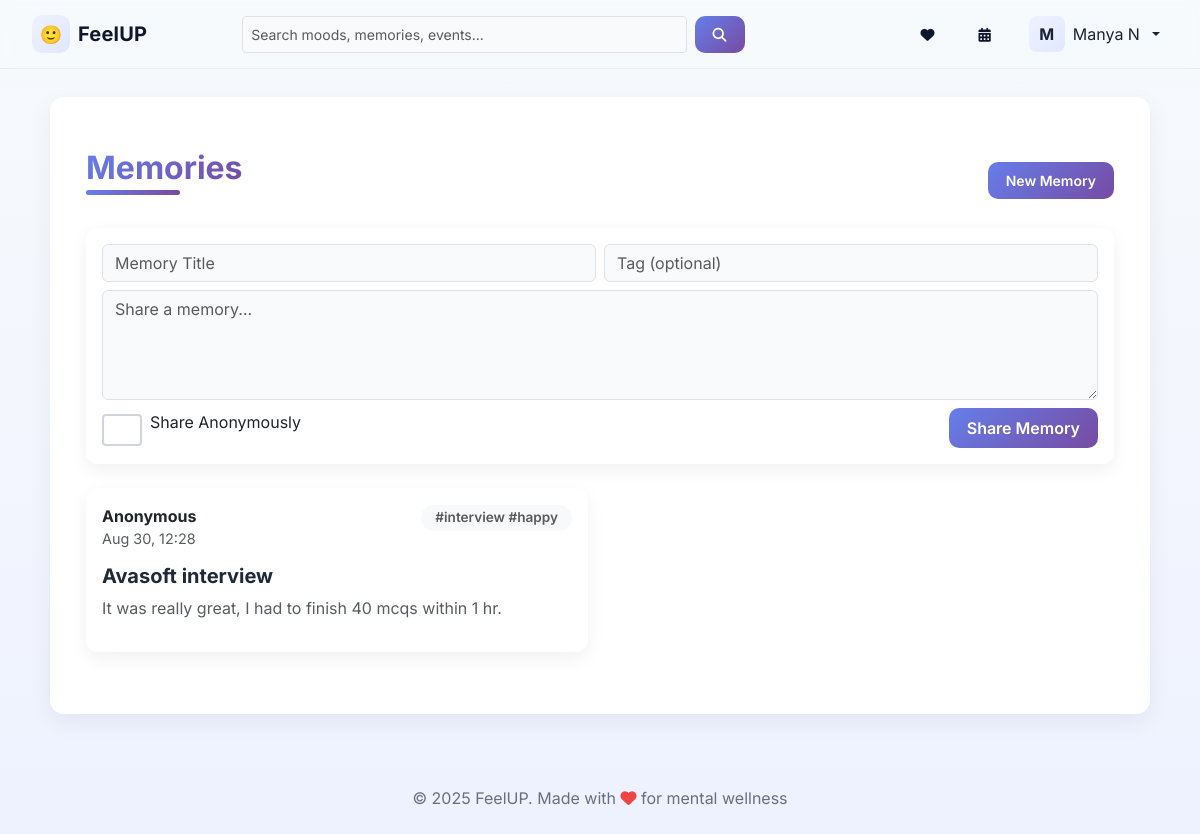
The page /memory (signed in) on the database its author committed.
### app.py (models this page shows, shortened)
class User(db.Model, UserMixin):
    id = db.Column(db.Integer, primary_key=True)
    name = db.Column(db.String(120))
    email = db.Column(db.String(150), unique=True, nullable=False)
    password_hash = db.Column(db.String(200), nullable=False)
    created_at = db.Column(db.DateTime, default=datetime.utcnow)

class Memory(db.Model):
    id = db.Column(db.Integer, primary_key=True)
    user_id = db.Column(db.Integer, db.ForeignKey('user.id'), nullable=True)
    username = db.Column(db.String(120))
    title = db.Column(db.String(200))
    body = db.Column(db.Text)
    tag = db.Column(db.String(120))
    anonymous = db.Column(db.Boolean, default=False)
    created_at = db.Column(db.DateTime, default=datetime.utcnow)

### app.py (the view, shortened to what this page needs)
@app.route('/memory', methods=['GET','POST'])
@login_required
def memory():
    user = current_user()
    tag = request.args.get('tag')
    if tag:
        memories = Memory.query.filter_by(tag=tag).order_by(Memory.created_at.desc()).all()
    else:
        memories = Memory.query.order_by(Memory.created_at.desc()).limit(50).all()
    return render_template('memory.html', memories=memories, user=user)

### app.py (called while the page is built)
@login_manager.user_loader
def load_user(user_id):
    try:
        return User.query.get(int(user_id))
    except Exception:
        return None

def current_user():
    try:
        if flask_current_user and flask_current_user.is_authenticated:
            return flask_current_user
    except Exception:
        pass
    uid = session.get('user_id')
    if uid:
        return User.query.get(uid)
    return None

### templates/memory.html (shortened to what this page needs)
{% extends "base.html" %}
{% block content %}
<div class="container mt-4">
  <div class="d-flex justify-content-between align-items-center mb-3">
    <h2>Memories</h2>
    <a href="#new-memory" class="btn btn-sm btn-primary">New Memory</a>
  </div>
  <div class="card p-3 mb-4 shadow-hover" id="new-memory">
    <form method="POST" class="d-flex flex-column gap-2">
      <div class="d-flex gap-2">
        <input type="text" name="title" class="form-control" placeholder="Memory Title" required>
        <input type="text" name="tag" class="form-control" placeholder="Tag (optional)">
      </div>
      <textarea name="body" class="form-control" placeholder="Share a memory..." required rows="4"></textarea>
      <div class="d-flex justify-content-between align-items-center">
        <div>
          <div class="form-check">
            <input type="checkbox" class="form-check-input" name="anonymous" id="anonCheckMem">
            <label class="form-check-label" for="anonCheckMem">Share Anonymously</label>
          </div>
        </div>
        <button class="btn btn-primary">Share Memory</button>
      </div>
    </form>
  </div>
  <div class="row">
    {% for mem in memories %}
    <div class="col-md-6 mb-3">
      <div class="card p-3 shadow-hover memory-card">
        <div class="d-flex justify-content-between align-items-start mb-2">
          <div>
            <strong>{{ mem.username }}</strong>
            <div class="text-muted" style="font-size:0.9rem">{{ mem.created_at.strftime('%b %d, %H:%M') }}</div>
          </div>
          <div class="text-end">
            <span class="badge bg-light text-muted">{{ mem.tag }}</span>
          </div>
        </div>
        <h5 style="margin-top:6px">{{ mem.title }}</h5>
        <p class="text-muted">{{ mem.body }}</p>
      </div>
    </div>
    {% endfor %}
  </div>
</div>
{% endblock %}

### templates/navbar.html (shortened to what this page needs)
<nav class="navbar navbar-expand-md bg-transparent py-2" aria-label="Main Navigation">
  <div class="container-fluid align-items-center">
    <a class="navbar-brand d-flex align-items-center gap-2" href="{{ url_for('dashboard') }}">
      <div class="brand-mark d-flex align-items-center justify-content-center">🙂</div>
      <span class="brand-text">FeelUP</span>
    </a>
    <div class="collapse navbar-collapse" id="mainNav">
      <form class="d-flex mx-auto w-50" action="{{ url_for('mood_feed') }}" method="GET" role="search" aria-label="Search posts">
        <input class="form-control form-control-sm me-2" type="search" placeholder="Search moods, memories, events..." aria-label="Search" name="q">
        <button class="btn btn-sm btn-primary" type="submit"><i class="fas fa-search"></i></button>
      </form>
      <ul class="navbar-nav ms-auto d-flex align-items-center">
        <li class="nav-item me-2">
          <a class="btn btn-sm btn-outline-light" href="{{ url_for('mood_feed') }}" aria-label="Mood Feed"><i class="fas fa-heart"></i></a>
        </li>
        <li class="nav-item me-2">
          <a class="btn btn-sm btn-outline-light" href="{{ url_for('events') }}" aria-label="Events"><i class="fas fa-calendar-alt"></i></a>
        </li>
        {% if user %}
        <li class="nav-item dropdown ms-1">
          <a class="nav-link dropdown-toggle d-flex align-items-center gap-2" href="#" id="profileMenu" role="button" data-bs-toggle="dropdown" aria-expanded="false">
            <div class="avatar-sm">{{ user.name[0]|upper }}</div>
            <span class="d-none d-md-inline">{{ user.name }}</span>
          </a>
        </li>
        {% else %}
        <li class="nav-item"><a class="nav-link" href="{{ url_for('index') }}">Login</a></li>
        <li class="nav-item"><a class="nav-link" href="{{ url_for('register') }}">Register</a></li>
        {% endif %}
      </ul>
    </div>
  </div>
</nav>

### static/style.css (style rules this page uses)
* { margin: 0; padding: 0; box-sizing: border-box; }
body { font-family: 'Inter', 'Segoe UI', Tahoma, Geneva, Verdana, sans-serif; background: linear-gradient(180deg, #f7fafc 0%, #eef2ff 100%); margin: 0; padding: 0; color: #0f172a; min-height: 100vh; }
h1, h2, h3, h4, h5 { font-weight: 700; color: #1f2937; }
h2 { font-weight: 700; margin-bottom: 25px; font-size: 2rem; }
.container h2, main h2 { position: relative; display: inline-block; background: linear-gradient(135deg, #667eea 0%, #764ba2 100%); -webkit-background-clip: text; -webkit-text-fill-color: transparent; background-clip: text; }
.container h2::after, main h2::after { content: ""; position: absolute; left: 0; bottom: -8px; width: 60%; height: 5px; border-radius: 5px; background: linear-gradient(90deg, #667eea, #764ba2); animation: slideIn 0.6s ease-out; }
.navbar { --bs-bg: transparent; padding: 12px 20px; backdrop-filter: blur(6px); background: rgba(255,255,255,0.6); border-bottom: 1px solid rgba(15,23,42,0.06); }
.navbar .brand-text { font-weight: 700; color: #0f172a; letter-spacing: 0.2px; }
.brand-mark { width: 38px; height: 38px; border-radius: 10px; background: linear-gradient(135deg,#eef2ff,#e0e7ff); color: #111827; font-size: 18px; display: inline-flex; align-items: center; justify-content: center; }
.navbar { background: rgba(255,255,255,0.88); color: #0f172a; }
.navbar .brand-text { color: #0f172a; }
.navbar .nav-link, .navbar .nav-item .nav-link, .navbar .navbar-nav .nav-link { color: #0f172a !important; opacity: 0.95; }
.navbar .btn-outline-light { color: #0f172a; border-color: rgba(15,23,42,0.06); background: transparent; }
.avatar-sm { width: 34px; height: 34px; border-radius: 8px; background: #eef2ff; color: #0f172a; display: inline-flex; align-items: center; justify-content: center; font-weight: 700; }
.btn { border-radius: 10px !important; padding: 8px 18px !important; font-weight: 600 !important; transition: all 0.15s ease !important; border: none !important; }
.btn-primary { background: linear-gradient(135deg, #667eea 0%, #764ba2 100%) !important; }
.card { border-radius: 12px; border: none; background: #ffffff; box-shadow: 0 6px 18px rgba(15,23,42,0.06); transition: all 0.2s ease; overflow: hidden; position: relative; }
.card::before { content: ''; position: absolute; top: 0; left: 0; width: 100%; height: 3px; background: linear-gradient(90deg, #eef2ff, #e0e7ff); transform: scaleX(0); transition: transform 0.25s ease; }
.mood-card, .memory-card { position: relative; animation: fadeInScale 0.5s ease-out; }
.avatar-sm { width: 36px; height: 36px; border-radius: 8px; background: linear-gradient(135deg,#eef2ff,#e0e7ff); display: inline-flex; align-items: center; justify-content: center; font-weight: 700; color: #0f172a; }
form textarea, form input, form select { border-radius: 14px; padding: 14px 18px; border: 2px solid #e5e7eb; transition: all 0.3s ease; font-size: 1rem; width: 100%; }
.form-control, .form-select { background: #f9fafb; }
.form-check-input { width: 20px; height: 20px; border-radius: 6px; border: 2px solid #d1d5db; cursor: pointer; }
.form-check-label { cursor: pointer; margin-left: 8px; user-select: none; }
.shadow-hover { transition: all 0.3s ease; }
.badge { padding: 6px 14px; border-radius: 20px; font-weight: 600; font-size: 0.85rem; }

### rows shown on the page
User: name "M", name "Manya N"
Memory: username "Anonymous", created_at "Aug 30, 12:28", tag "#interview #happy", title "Avasoft interview", body "It was really great, I had to finish 40 mcqs within 1 hr."
